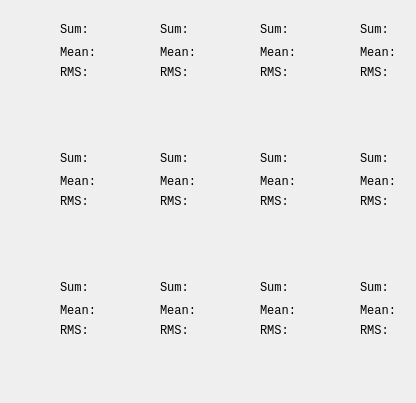
      <widget class="QWidget" name="tab_2">
       <attribute name="title">
        <string>Time</string>
       </attribute>
       <layout class="QGridLayout" name="gridLayout_4" rowstretch="1,1,1" columnstretch="1,1,1,1">
        <item row="1" column="1">
         <widget class="QCustomPlot" name="ctime06" native="true">
          <layout class="QGridLayout" name="gridLayout_13">
           <item row="0" column="1">
            <widget class="QLabel" name="lbl_Nev_6">
             <property name="font">
              <font>
               <family>Consolas</family>
               <pointsize>9</pointsize>
               <weight>50</weight>
               <bold>false</bold>
               <kerning>false</kerning>
              </font>
             </property>
             <property name="text">
              <string>Sum:</string>
             </property>
            </widget>
           </item>
           <item row="0" column="0">
            <spacer name="horizontalSpacer_6">
             <property name="orientation">
              <enum>Qt::Horizontal</enum>
             </property>
             <property name="sizeHint" stdset="0">
              <size>
               <width>40</width>
               <height>20</height>
              </size>
             </property>
            </spacer>
           </item>
           <item row="1" column="1">
            <widget class="QLabel" name="lbl_Mean_6">
             <property name="enabled">
              <bool>true</bool>
             </property>
             <property name="font">
              <font>
               <family>Consolas</family>
               <pointsize>9</pointsize>
               <weight>50</weight>
               <bold>false</bold>
               <kerning>false</kerning>
              </font>
             </property>
             <property name="text">
              <string>Mean:</string>
             </property>
            </widget>
           </item>
           <item row="2" column="1">
            <widget class="QLabel" name="lbl_StdDev_6">
             <property name="enabled">
              <bool>true</bool>
             </property>
             <property name="font">
              <font>
               <family>Consolas</family>
               <pointsize>9</pointsize>
               <weight>50</weight>
               <bold>false</bold>
               <kerning>false</kerning>
              </font>
             </property>
             <property name="text">
              <string>RMS:</string>
             </property>
            </widget>
           </item>
           <item row="3" column="1">
            <spacer name="verticalSpacer_7">
             <property name="orientation">
              <enum>Qt::Vertical</enum>
             </property>
             <property name="sizeHint" stdset="0">
              <size>
               <width>20</width>
               <height>45</height>
              </size>
             </property>
            </spacer>
           </item>
          </layout>
         </widget>
        </item>
        <item row="1" column="3">
         <widget class="QCustomPlot" name="ctime08" native="true">
          <layout class="QGridLayout" name="gridLayout_15">
           <item row="2" column="1">
            <widget class="QLabel" name="lbl_StdDev_8">
             <property name="enabled">
              <bool>true</bool>
             </property>
             <property name="font">
              <font>
               <family>Consolas</family>
               <pointsize>9</pointsize>
               <weight>50</weight>
               <bold>false</bold>
               <kerning>false</kerning>
              </font>
             </property>
             <property name="text">
              <string>RMS:</string>
             </property>
            </widget>
           </item>
           <item row="1" column="1">
            <widget class="QLabel" name="lbl_Mean_8">
             <property name="enabled">
              <bool>true</bool>
             </property>
             <property name="font">
              <font>
               <family>Consolas</family>
               <pointsize>9</pointsize>
               <weight>50</weight>
               <bold>false</bold>
               <kerning>false</kerning>
              </font>
             </property>
             <property name="text">
              <string>Mean:</string>
             </property>
            </widget>
           </item>
           <item row="0" column="1">
            <widget class="QLabel" name="lbl_Nev_8">
             <property name="font">
              <font>
               <family>Consolas</family>
               <pointsize>9</pointsize>
               <weight>50</weight>
               <bold>false</bold>
               <kerning>false</kerning>
              </font>
             </property>
             <property name="text">
              <string>Sum:</string>
             </property>
            </widget>
           </item>
           <item row="0" column="0">
            <spacer name="horizontalSpacer_8">
             <property name="orientation">
              <enum>Qt::Horizontal</enum>
             </property>
             <property name="sizeHint" stdset="0">
              <size>
               <width>40</width>
               <height>20</height>
              </size>
             </property>
            </spacer>
           </item>
           <item row="3" column="1">
            <spacer name="verticalSpacer_9">
             <property name="orientation">
              <enum>Qt::Vertical</enum>
             </property>
             <property name="sizeHint" stdset="0">
              <size>
               <width>20</width>
               <height>45</height>
              </size>
             </property>
            </spacer>
           </item>
          </layout>
         </widget>
        </item>
        <item row="0" column="3">
         <widget class="QCustomPlot" name="ctime04" native="true">
          <layout class="QGridLayout" name="gridLayout_16">
           <item row="2" column="1">
            <widget class="QLabel" name="lbl_StdDev_4">
             <property name="enabled">
              <bool>true</bool>
             </property>
             <property name="font">
              <font>
               <family>Consolas</family>
               <pointsize>9</pointsize>
               <weight>50</weight>
               <bold>false</bold>
               <kerning>false</kerning>
              </font>
             </property>
             <property name="text">
              <string>RMS:</string>
             </property>
            </widget>
           </item>
           <item row="0" column="0">
            <spacer name="horizontalSpacer_4">
             <property name="orientation">
              <enum>Qt::Horizontal</enum>
             </property>
             <property name="sizeHint" stdset="0">
              <size>
               <width>40</width>
               <height>20</height>
              </size>
             </property>
            </spacer>
           </item>
           <item row="1" column="1">
            <widget class="QLabel" name="lbl_Mean_4">
             <property name="enabled">
              <bool>true</bool>
             </property>
             <property name="font">
              <font>
               <family>Consolas</family>
               <pointsize>9</pointsize>
               <weight>50</weight>
               <bold>false</bold>
               <kerning>false</kerning>
              </font>
             </property>
             <property name="text">
              <string>Mean:</string>
             </property>
            </widget>
           </item>
           <item row="0" column="1">
            <widget class="QLabel" name="lbl_Nev_4">
             <property name="font">
              <font>
               <family>Consolas</family>
               <pointsize>9</pointsize>
               <weight>50</weight>
               <bold>false</bold>
               <kerning>false</kerning>
              </font>
             </property>
             <property name="text">
              <string>Sum:</string>
             </property>
            </widget>
           </item>
           <item row="3" column="1">
            <spacer name="verticalSpacer_5">
             <property name="orientation">
              <enum>Qt::Vertical</enum>
             </property>
             <property name="sizeHint" stdset="0">
              <size>
               <width>20</width>
               <height>45</height>
              </size>
             </property>
            </spacer>
           </item>
          </layout>
         </widget>
        </item>
        <item row="1" column="2">
         <widget class="QCustomPlot" name="ctime07" native="true">
          <layout class="QGridLayout" name="gridLayout_14">
           <item row="1" column="1">
            <widget class="QLabel" name="lbl_Mean_7">
             <property name="enabled">
              <bool>true</bool>
             </property>
             <property name="font">
              <font>
               <family>Consolas</family>
               <pointsize>9</pointsize>
               <weight>50</weight>
               <bold>false</bold>
               <kerning>false</kerning>
              </font>
             </property>
             <property name="text">
              <string>Mean:</string>
             </property>
            </widget>
           </item>
           <item row="0" column="1">
            <widget class="QLabel" name="lbl_Nev_7">
             <property name="font">
              <font>
               <family>Consolas</family>
               <pointsize>9</pointsize>
               <weight>50</weight>
               <bold>false</bold>
               <kerning>false</kerning>
              </font>
             </property>
             <property name="text">
              <string>Sum:</string>
             </property>
            </widget>
           </item>
           <item row="0" column="0">
            <spacer name="horizontalSpacer_7">
             <property name="orientation">
              <enum>Qt::Horizontal</enum>
             </property>
             <property name="sizeHint" stdset="0">
              <size>
               <width>40</width>
               <height>20</height>
              </size>
             </property>
            </spacer>
           </item>
           <item row="2" column="1">
            <widget class="QLabel" name="lbl_StdDev_7">
             <property name="enabled">
              <bool>true</bool>
             </property>
             <property name="font">
              <font>
               <family>Consolas</family>
               <pointsize>9</pointsize>
               <weight>50</weight>
               <bold>false</bold>
               <kerning>false</kerning>
              </font>
             </property>
             <property name="text">
              <string>RMS:</string>
             </property>
            </widget>
           </item>
           <item row="3" column="1">
            <spacer name="verticalSpacer_8">
             <property name="orientation">
              <enum>Qt::Vertical</enum>
             </property>
             <property name="sizeHint" stdset="0">
              <size>
               <width>20</width>
               <height>45</height>
              </size>
             </property>
            </spacer>
           </item>
          </layout>
         </widget>
        </item>
        <item row="0" column="1">
         <widget class="QCustomPlot" name="ctime02" native="true">
          <layout class="QGridLayout" name="gridLayout_7">
           <item row="0" column="0">
            <spacer name="horizontalSpacer_2">
             <property name="orientation">
              <enum>Qt::Horizontal</enum>
             </property>
             <property name="sizeHint" stdset="0">
              <size>
               <width>40</width>
               <height>20</height>
              </size>
             </property>
            </spacer>
           </item>
           <item row="0" column="1">
            <widget class="QLabel" name="lbl_Nev_2">
             <property name="font">
              <font>
               <family>Consolas</family>
               <pointsize>9</pointsize>
               <weight>50</weight>
               <bold>false</bold>
               <kerning>false</kerning>
              </font>
             </property>
             <property name="text">
              <string>Sum:</string>
             </property>
            </widget>
           </item>
           <item row="1" column="1">
            <widget class="QLabel" name="lbl_Mean_2">
             <property name="enabled">
              <bool>true</bool>
             </property>
             <property name="font">
              <font>
               <family>Consolas</family>
               <pointsize>9</pointsize>
               <weight>50</weight>
               <bold>false</bold>
               <kerning>false</kerning>
              </font>
             </property>
             <property name="text">
              <string>Mean:</string>
             </property>
            </widget>
           </item>
           <item row="2" column="1">
            <widget class="QLabel" name="lbl_StdDev_2">
             <property name="enabled">
              <bool>true</bool>
             </property>
             <property name="font">
              <font>
               <family>Consolas</family>
               <pointsize>9</pointsize>
               <weight>50</weight>
               <bold>false</bold>
               <kerning>false</kerning>
              </font>
             </property>
             <property name="text">
              <string>RMS:</string>
             </property>
            </widget>
           </item>
           <item row="3" column="1">
            <spacer name="verticalSpacer_3">
             <property name="orientation">
              <enum>Qt::Vertical</enum>
             </property>
             <property name="sizeHint" stdset="0">
              <size>
               <width>20</width>
               <height>45</height>
              </size>
             </property>
            </spacer>
           </item>
          </layout>
         </widget>
        </item>
        <item row="0" column="2">
         <widget class="QCustomPlot" name="ctime03" native="true">
          <layout class="QGridLayout" name="gridLayout_17">
           <item row="1" column="1">
            <widget class="QLabel" name="lbl_Mean_3">
             <property name="enabled">
              <bool>true</bool>
             </property>
             <property name="font">
              <font>
               <family>Consolas</family>
               <pointsize>9</pointsize>
               <weight>50</weight>
               <bold>false</bold>
               <kerning>false</kerning>
              </font>
             </property>
             <property name="text">
              <string>Mean:</string>
             </property>
            </widget>
           </item>
           <item row="0" column="0">
            <spacer name="horizontalSpacer_3">
             <property name="orientation">
              <enum>Qt::Horizontal</enum>
             </property>
             <property name="sizeHint" stdset="0">
              <size>
               <width>40</width>
               <height>20</height>
              </size>
             </property>
            </spacer>
           </item>
           <item row="2" column="1">
            <widget class="QLabel" name="lbl_StdDev_3">
             <property name="enabled">
              <bool>true</bool>
             </property>
             <property name="font">
              <font>
               <family>Consolas</family>
               <pointsize>9</pointsize>
               <weight>50</weight>
               <bold>false</bold>
               <kerning>false</kerning>
              </font>
             </property>
             <property name="text">
              <string>RMS:</string>
             </property>
            </widget>
           </item>
           <item row="0" column="1">
            <widget class="QLabel" name="lbl_Nev_3">
             <property name="font">
              <font>
               <family>Consolas</family>
               <pointsize>9</pointsize>
               <weight>50</weight>
               <bold>false</bold>
               <kerning>false</kerning>
              </font>
             </property>
             <property name="text">
              <string>Sum:</string>
             </property>
            </widget>
           </item>
           <item row="3" column="1">
            <spacer name="verticalSpacer_4">
             <property name="orientation">
              <enum>Qt::Vertical</enum>
             </property>
             <property name="sizeHint" stdset="0">
              <size>
               <width>20</width>
               <height>45</height>
              </size>
             </property>
            </spacer>
           </item>
          </layout>
         </widget>
        </item>
        <item row="1" column="0">
         <widget class="QCustomPlot" name="ctime05" native="true">
          <layout class="QGridLayout" name="gridLayout_12">
           <item row="0" column="0">
            <spacer name="horizontalSpacer_5">
             <property name="orientation">
              <enum>Qt::Horizontal</enum>
             </property>
             <property name="sizeHint" stdset="0">
              <size>
               <width>40</width>
               <height>20</height>
              </size>
             </property>
            </spacer>
           </item>
           <item row="2" column="1">
            <widget class="QLabel" name="lbl_StdDev_5">
             <property name="enabled">
              <bool>true</bool>
             </property>
             <property name="font">
              <font>
               <family>Consolas</family>
               <pointsize>9</pointsize>
               <weight>50</weight>
               <bold>false</bold>
               <kerning>false</kerning>
              </font>
             </property>
             <property name="text">
              <string>RMS:</string>
             </property>
            </widget>
           </item>
           <item row="0" column="1">
            <widget class="QLabel" name="lbl_Nev_5">
             <property name="font">
              <font>
               <family>Consolas</family>
               <pointsize>9</pointsize>
               <weight>50</weight>
               <bold>false</bold>
               <kerning>false</kerning>
              </font>
             </property>
             <property name="text">
              <string>Sum:</string>
             </property>
            </widget>
           </item>
           <item row="1" column="1">
            <widget class="QLabel" name="lbl_Mean_5">
             <property name="enabled">
              <bool>true</bool>
             </property>
             <property name="font">
              <font>
               <family>Consolas</family>
               <pointsize>9</pointsize>
               <weight>50</weight>
               <bold>false</bold>
               <kerning>false</kerning>
              </font>
             </property>
             <property name="text">
              <string>Mean:</string>
             </property>
            </widget>
           </item>
           <item row="3" column="1">
            <spacer name="verticalSpacer_6">
             <property name="orientation">
              <enum>Qt::Vertical</enum>
             </property>
             <property name="sizeHint" stdset="0">
              <size>
               <width>20</width>
               <height>45</height>
              </size>
             </property>
            </spacer>
           </item>
          </layout>
         </widget>
        </item>
        <item row="2" column="0">
         <widget class="QCustomPlot" name="ctime09" native="true">
          <layout class="QGridLayout" name="gridLayout_11">
           <item row="2" column="1">
            <widget class="QLabel" name="lbl_StdDev_9">
             <property name="enabled">
              <bool>true</bool>
             </property>
             <property name="font">
              <font>
               <family>Consolas</family>
               <pointsize>9</pointsize>
               <weight>50</weight>
               <bold>false</bold>
               <kerning>false</kerning>
              </font>
             </property>
             <property name="text">
              <string>RMS:</string>
             </property>
            </widget>
           </item>
           <item row="0" column="0">
            <spacer name="horizontalSpacer_9">
             <property name="orientation">
              <enum>Qt::Horizontal</enum>
             </property>
             <property name="sizeHint" stdset="0">
              <size>
               <width>40</width>
               <height>20</height>
              </size>
             </property>
            </spacer>
           </item>
           <item row="0" column="1">
            <widget class="QLabel" name="lbl_Nev_9">
             <property name="font">
              <font>
               <family>Consolas</family>
               <pointsize>9</pointsize>
               <weight>50</weight>
               <bold>false</bold>
               <kerning>false</kerning>
              </font>
             </property>
             <property name="text">
              <string>Sum:</string>
             </property>
            </widget>
           </item>
           <item row="1" column="1">
            <widget class="QLabel" name="lbl_Mean_9">
             <property name="enabled">
              <bool>true</bool>
             </property>
             <property name="font">
              <font>
               <family>Consolas</family>
               <pointsize>9</pointsize>
               <weight>50</weight>
               <bold>false</bold>
               <kerning>false</kerning>
              </font>
             </property>
             <property name="text">
              <string>Mean:</string>
             </property>
            </widget>
           </item>
           <item row="3" column="1">
            <spacer name="verticalSpacer_10">
             <property name="orientation">
              <enum>Qt::Vertical</enum>
             </property>
             <property name="sizeHint" stdset="0">
              <size>
               <width>20</width>
               <height>45</height>
              </size>
             </property>
            </spacer>
           </item>
          </layout>
         </widget>
        </item>
        <item row="2" column="1">
         <widget class="QCustomPlot" name="ctime10" native="true">
          <layout class="QGridLayout" name="gridLayout_10">
           <item row="0" column="1">
            <widget class="QLabel" name="lbl_Nev_10">
             <property name="font">
              <font>
               <family>Consolas</family>
               <pointsize>9</pointsize>
               <weight>50</weight>
               <bold>false</bold>
               <kerning>false</kerning>
              </font>
             </property>
             <property name="text">
              <string>Sum:</string>
             </property>
            </widget>
           </item>
           <item row="2" column="1">
            <widget class="QLabel" name="lbl_StdDev_10">
             <property name="enabled">
              <bool>true</bool>
             </property>
             <property name="font">
              <font>
               <family>Consolas</family>
               <pointsize>9</pointsize>
               <weight>50</weight>
               <bold>false</bold>
               <kerning>false</kerning>
              </font>
             </property>
             <property name="text">
              <string>RMS:</string>
             </property>
            </widget>
           </item>
           <item row="0" column="0">
            <spacer name="horizontalSpacer_10">
             <property name="orientation">
              <enum>Qt::Horizontal</enum>
             </property>
             <property name="sizeHint" stdset="0">
              <size>
               <width>40</width>
               <height>20</height>
              </size>
             </property>
            </spacer>
           </item>
           <item row="1" column="1">
            <widget class="QLabel" name="lbl_Mean_10">
             <property name="enabled">
              <bool>true</bool>
             </property>
             <property name="font">
              <font>
               <family>Consolas</family>
               <pointsize>9</pointsize>
               <weight>50</weight>
               <bold>false</bold>
               <kerning>false</kerning>
              </font>
             </property>
             <property name="text">
              <string>Mean:</string>
             </property>
            </widget>
           </item>
           <item row="3" column="1">
            <spacer name="verticalSpacer_11">
             <property name="orientation">
              <enum>Qt::Vertical</enum>
             </property>
             <property name="sizeHint" stdset="0">
              <size>
               <width>20</width>
               <height>45</height>
              </size>
             </property>
            </spacer>
           </item>
          </layout>
         </widget>
        </item>
        <item row="2" column="2">
         <widget class="QCustomPlot" name="ctime11" native="true">
          <layout class="QGridLayout" name="gridLayout_9">
           <item row="1" column="1">
            <widget class="QLabel" name="lbl_Mean_11">
             <property name="enabled">
              <bool>true</bool>
             </property>
             <property name="font">
              <font>
               <family>Consolas</family>
               <pointsize>9</pointsize>
               <weight>50</weight>
               <bold>false</bold>
               <kerning>false</kerning>
              </font>
             </property>
             <property name="text">
              <string>Mean:</string>
             </property>
            </widget>
           </item>
           <item row="2" column="1">
            <widget class="QLabel" name="lbl_StdDev_11">
             <property name="enabled">
              <bool>true</bool>
             </property>
             <property name="font">
              <font>
               <family>Consolas</family>
               <pointsize>9</pointsize>
               <weight>50</weight>
               <bold>false</bold>
               <kerning>false</kerning>
              </font>
             </property>
             <property name="text">
              <string>RMS:</string>
             </property>
            </widget>
           </item>
           <item row="0" column="0">
            <spacer name="horizontalSpacer_11">
             <property name="orientation">
              <enum>Qt::Horizontal</enum>
             </property>
             <property name="sizeHint" stdset="0">
              <size>
               <width>40</width>
               <height>20</height>
              </size>
             </property>
            </spacer>
           </item>
           <item row="0" column="1">
            <widget class="QLabel" name="lbl_Nev_11">
             <property name="font">
              <font>
               <family>Consolas</family>
               <pointsize>9</pointsize>
               <weight>50</weight>
               <bold>false</bold>
               <kerning>false</kerning>
              </font>
             </property>
             <property name="text">
              <string>Sum:</string>
             </property>
            </widget>
           </item>
           <item row="3" column="1">
            <spacer name="verticalSpacer_12">
             <property name="orientation">
              <enum>Qt::Vertical</enum>
             </property>
             <property name="sizeHint" stdset="0">
              <size>
               <width>20</width>
               <height>45</height>
              </size>
             </property>
            </spacer>
           </item>
          </layout>
         </widget>
        </item>
        <item row="2" column="3">
         <widget class="QCustomPlot" name="ctime12" native="true">
          <layout class="QGridLayout" name="gridLayout_8">
           <item row="1" column="1">
            <widget class="QLabel" name="lbl_Mean_12">
             <property name="enabled">
              <bool>true</bool>
             </property>
             <property name="font">
              <font>
               <family>Consolas</family>
               <pointsize>9</pointsize>
               <weight>50</weight>
               <bold>false</bold>
               <kerning>false</kerning>
              </font>
             </property>
             <property name="text">
              <string>Mean:</string>
             </property>
            </widget>
           </item>
           <item row="2" column="1">
            <widget class="QLabel" name="lbl_StdDev_12">
             <property name="enabled">
              <bool>true</bool>
             </property>
             <property name="font">
              <font>
               <family>Consolas</family>
               <pointsize>9</pointsize>
               <weight>50</weight>
               <bold>false</bold>
               <kerning>false</kerning>
              </font>
             </property>
             <property name="text">
              <string>RMS:</string>
             </property>
            </widget>
           </item>
           <item row="0" column="0">
            <spacer name="horizontalSpacer_12">
             <property name="orientation">
              <enum>Qt::Horizontal</enum>
             </property>
             <property name="sizeHint" stdset="0">
              <size>
               <width>40</width>
               <height>20</height>
              </size>
             </property>
            </spacer>
           </item>
           <item row="0" column="1">
            <widget class="QLabel" name="lbl_Nev_12">
             <property name="font">
              <font>
               <family>Consolas</family>
               <pointsize>9</pointsize>
               <weight>50</weight>
               <bold>false</bold>
               <kerning>false</kerning>
              </font>
             </property>
             <property name="text">
              <string>Sum:</string>
             </property>
            </widget>
           </item>
           <item row="3" column="1">
            <spacer name="verticalSpacer_13">
             <property name="orientation">
              <enum>Qt::Vertical</enum>
             </property>
             <property name="sizeHint" stdset="0">
              <size>
               <width>20</width>
               <height>45</height>
              </size>
             </property>
            </spacer>
           </item>
          </layout>
         </widget>
        </item>
        <item row="0" column="0">
         <widget class="QCustomPlot" name="ctime01" native="true">
          <layout class="QGridLayout" name="gridLayout_6">
           <item row="2" column="1" rowspan="2" colspan="2">
            <widget class="QLabel" name="lbl_StdDev">
             <property name="enabled">
              <bool>true</bool>
             </property>
             <property name="font">
              <font>
               <family>Consolas</family>
               <pointsize>9</pointsize>
               <weight>50</weight>
               <bold>false</bold>
               <kerning>false</kerning>
              </font>
             </property>
             <property name="text">
              <string>RMS:</string>
             </property>
            </widget>
           </item>
           <item row="0" column="0">
            <spacer name="horizontalSpacer">
             <property name="orientation">
              <enum>Qt::Horizontal</enum>
             </property>
             <property name="sizeHint" stdset="0">
              <size>
               <width>40</width>
               <height>20</height>
              </size>
             </property>
            </spacer>
           </item>
           <item row="1" column="1" colspan="2">
            <widget class="QLabel" name="lbl_Mean">
             <property name="enabled">
              <bool>true</bool>
             </property>
             <property name="font">
              <font>
               <family>Consolas</family>
               <pointsize>9</pointsize>
               <weight>50</weight>
               <bold>false</bold>
               <kerning>false</kerning>
              </font>
             </property>
             <property name="text">
              <string>Mean:</string>
             </property>
            </widget>
           </item>
           <item row="4" column="1">
            <spacer name="verticalSpacer_2">
             <property name="orientation">
              <enum>Qt::Vertical</enum>
             </property>
             <property name="sizeHint" stdset="0">
              <size>
               <width>20</width>
               <height>45</height>
              </size>
             </property>
            </spacer>
           </item>
           <item row="0" column="1" colspan="2">
            <widget class="QLabel" name="lbl_Nev">
             <property name="font">
              <font>
               <family>Consolas</family>
               <pointsize>9</pointsize>
               <weight>50</weight>
               <bold>false</bold>
               <kerning>false</kerning>
              </font>
             </property>
             <property name="text">
              <string>Sum:</string>
             </property>
            </widget>
           </item>
          </layout>
         </widget>
        </item>
       </layout>
      </widget>
